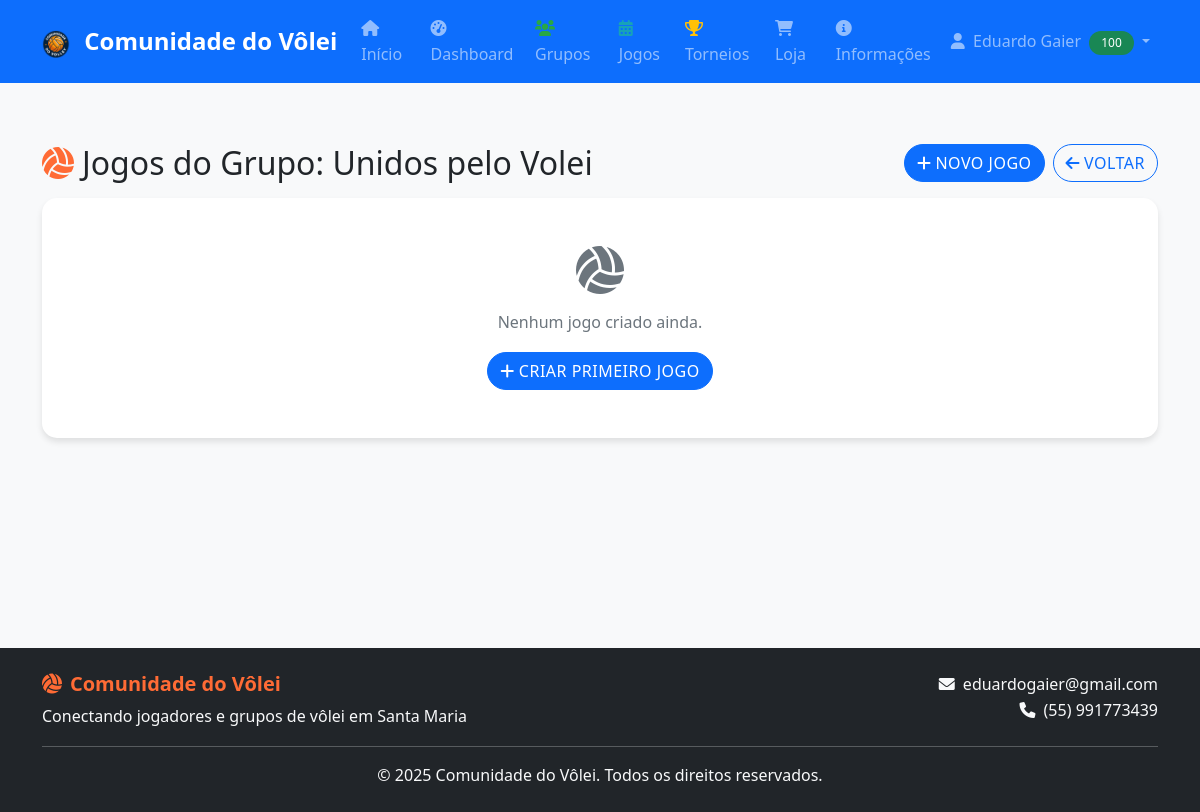
The page /grupos/jogos_grupo.php?grupo_id=15 (signed in) on the database as committed earlier.
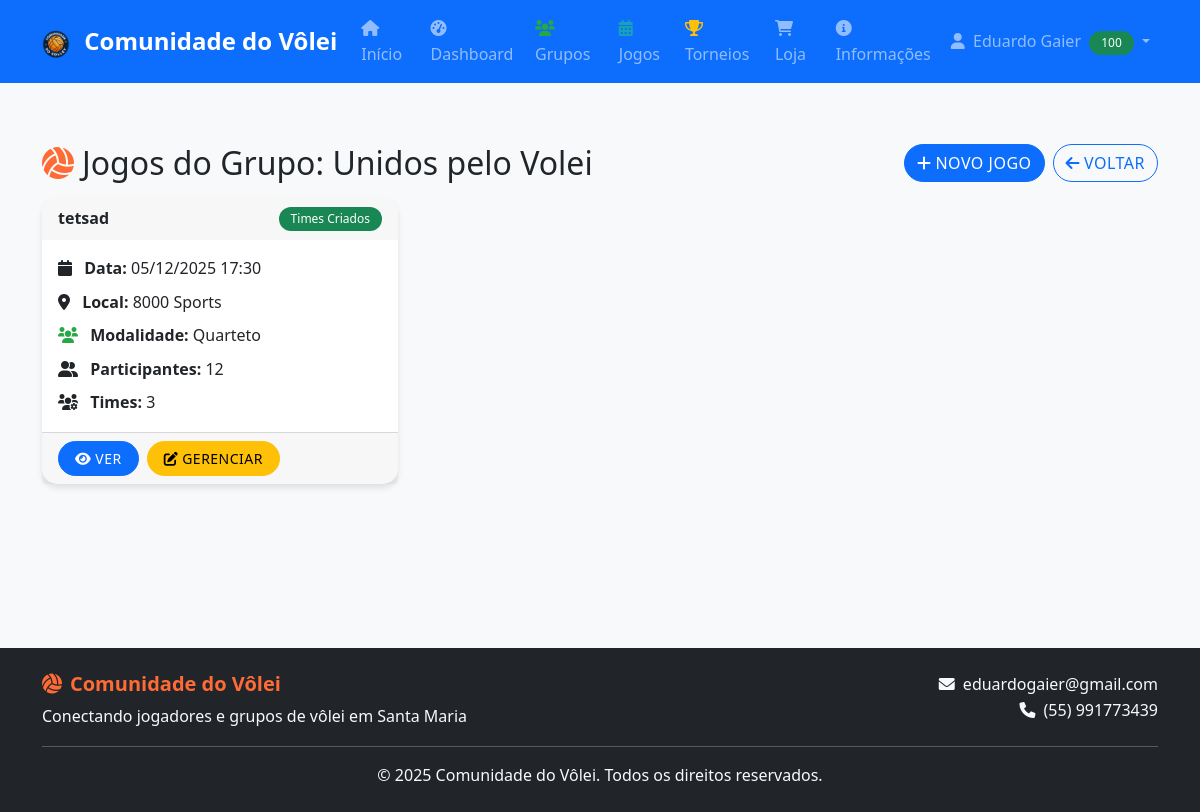
The same page on the database as committed later.
### tables this page shows
CREATE TABLE `grupo_jogos` (
  `id` int(11) NOT NULL,
  `grupo_id` int(11) NOT NULL,
  `nome` varchar(100) NOT NULL,
  `descricao` text DEFAULT NULL,
  `data_jogo` datetime NOT NULL,
  `local` varchar(200) DEFAULT NULL,
  `modalidade` enum('Dupla','Trio','Quarteto','Quinteto') DEFAULT NULL,
  `quantidade_times` int(11) DEFAULT NULL,
  `integrantes_por_time` int(11) DEFAULT NULL,
  `lista_aberta` tinyint(1) DEFAULT 1 COMMENT '1 = lista aberta, 0 = lista fechada',
  `status` enum('Criado','Lista Aberta','Lista Fechada','Times Criados','Em Andamento','Finalizado','Arquivado') DEFAULT 'Criado',
  `criado_por` int(11) NOT NULL,
  `data_criacao` timestamp NOT NULL DEFAULT current_timestamp()
);

### includes/db_connect.php (called while the page is built, shortened)
<?php
function executeQuery($pdo, $sql, $params = []) {
    try {
        $stmt = $pdo->prepare($sql);
        $result = $stmt->execute($params);
        return $stmt;
    } catch(PDOException $e) {
        error_log("Erro na query: " . $e->getMessage() . " | SQL: " . $sql);
        return false;
    }
}
?>

### grupos/jogos_grupo.php (the view, shortened to what the changed rows need)
<?php
require_once '../includes/db_connect.php';
$grupo_id = isset($_GET['grupo_id']) ? (int)$_GET['grupo_id'] : 0;
$sql = "SELECT g.*, u.nome AS admin_nome
        FROM grupos g
        LEFT JOIN usuarios u ON u.id = g.administrador_id
        WHERE g.id = ? AND g.ativo = 1";
$stmt = executeQuery($pdo, $sql, [$grupo_id]);
$grupo = $stmt ? $stmt->fetch() : false;
$usuario_e_admin = false;
if (isLoggedIn()) {
    $usuario_id = (int)$_SESSION['user_id'];
    $usuario_e_admin = ((int)$grupo['administrador_id'] === $usuario_id);
}
$sql = "SELECT gj.*, u.nome AS criado_por_nome,
               COUNT(DISTINCT gjp.id) AS total_participantes,
               COUNT(DISTINCT gjt.id) AS total_times
        FROM grupo_jogos gj
        LEFT JOIN usuarios u ON u.id = gj.criado_por
        LEFT JOIN grupo_jogo_participantes gjp ON gjp.jogo_id = gj.id
        LEFT JOIN grupo_jogo_times gjt ON gjt.jogo_id = gj.id
        WHERE gj.grupo_id = ?
        GROUP BY gj.id
        ORDER BY gj.data_criacao DESC";
$stmt = executeQuery($pdo, $sql, [$grupo_id]);
$jogos = $stmt ? $stmt->fetchAll() : [];
include '../includes/header.php';
?>
<div class="row mb-3">
    <div class="col-12 d-flex justify-content-between align-items-center">
        <h2 class="mb-0">
            <i class="fas fa-volleyball-ball me-2"></i>Jogos do Grupo: <?php echo htmlspecialchars($grupo['nome']); ?>
        </h2>
    </div>
</div>
<div class="row">
    <div class="col-12">
        <?php if (empty($jogos)): ?>
            <div class="card">
                <div class="card-body text-center py-5">
                    <i class="fas fa-volleyball-ball fa-3x text-muted mb-3"></i>
                    <p class="text-muted">Nenhum jogo criado ainda.</p>
                    <?php if ($usuario_e_admin): ?>
                        <a href="admin/jogo_grupo.php?grupo_id=<?php echo $grupo_id; ?>" class="btn btn-primary">
                            <i class="fas fa-plus me-1"></i>Criar Primeiro Jogo
                        </a>
                    <?php endif; ?>
                </div>
            </div>
        <?php else: ?>
            <div class="row">
                <?php foreach ($jogos as $jogo): ?>
                    <div class="col-md-6 col-lg-4 mb-4">
                        <div class="card h-100">
                            <div class="card-header d-flex justify-content-between align-items-center">
                                <strong><?php echo htmlspecialchars($jogo['nome']); ?></strong>
                                <span class="badge bg-<?php
                                    echo $jogo['status'] === 'Finalizado' || $jogo['status'] === 'Arquivado' ? 'secondary' :
                                        ($jogo['status'] === 'Em Andamento' ? 'warning' :
                                        ($jogo['status'] === 'Lista Fechada' ? 'info' : 'success'));
                                ?>">
                                    <?php echo htmlspecialchars($jogo['status']); ?>
                                </span>
                            </div>
                            <div class="card-body">
                                <p class="mb-2">
                                    <i class="fas fa-calendar me-2"></i>
                                    <strong>Data:</strong> <?php echo date('d/m/Y H:i', strtotime($jogo['data_jogo'])); ?>
                                </p>
                                <?php if ($jogo['local']): ?>
                                    <p class="mb-2">
                                        <i class="fas fa-map-marker-alt me-2"></i>
                                        <strong>Local:</strong> <?php echo htmlspecialchars($jogo['local']); ?>
                                    </p>
                                <?php endif; ?>
                                <?php if ($jogo['modalidade']): ?>
                                    <p class="mb-2">
                                        <i class="fas fa-users me-2"></i>
                                        <strong>Modalidade:</strong> <?php echo htmlspecialchars($jogo['modalidade']); ?>
                                    </p>
                                <?php endif; ?>
                                <p class="mb-2">
                                    <i class="fas fa-user-friends me-2"></i>
                                    <strong>Participantes:</strong> <?php echo (int)$jogo['total_participantes']; ?>
                                </p>
                                <?php if ($jogo['total_times'] > 0): ?>
                                    <p class="mb-0">
                                        <i class="fas fa-users-cog me-2"></i>
                                        <strong>Times:</strong> <?php echo (int)$jogo['total_times']; ?>
                                    </p>
                                <?php endif; ?>
                            </div>
                            <div class="card-footer">
                                <div class="d-flex gap-2">
                                    <a href="jogo_grupo.php?id=<?php echo $jogo['id']; ?>&grupo_id=<?php echo $grupo_id; ?>" class="btn btn-sm btn-primary">
                                        <i class="fas fa-eye me-1"></i>Ver
                                    </a>
                                    <?php if ($usuario_e_admin && $jogo['status'] !== 'Arquivado'): ?>
                                        <a href="admin/jogo_grupo.php?id=<?php echo $jogo['id']; ?>&grupo_id=<?php echo $grupo_id; ?>" class="btn btn-sm btn-warning">
                                            <i class="fas fa-edit me-1"></i>Gerenciar
                                        </a>
                                    <?php endif; ?>
                                </div>
                            </div>
                        </div>
                    </div>
                <?php endforeach; ?>
            </div>
        <?php endif; ?>
    </div>
</div>
<?php include '../includes/footer.php'; ?>

Rows that differ between the two databases and show on the page:
added grupo_jogos: nome "tetsad", status "Times Criados", data_jogo "05/12/2025 17:30", local "8000 Sports", modalidade "Quarteto", total_participantes "12", total_times "3"
Other text that changed with them:
text no longer shown: "Nenhum jogo criado ainda. CRIAR PRIMEIRO JOGO"
